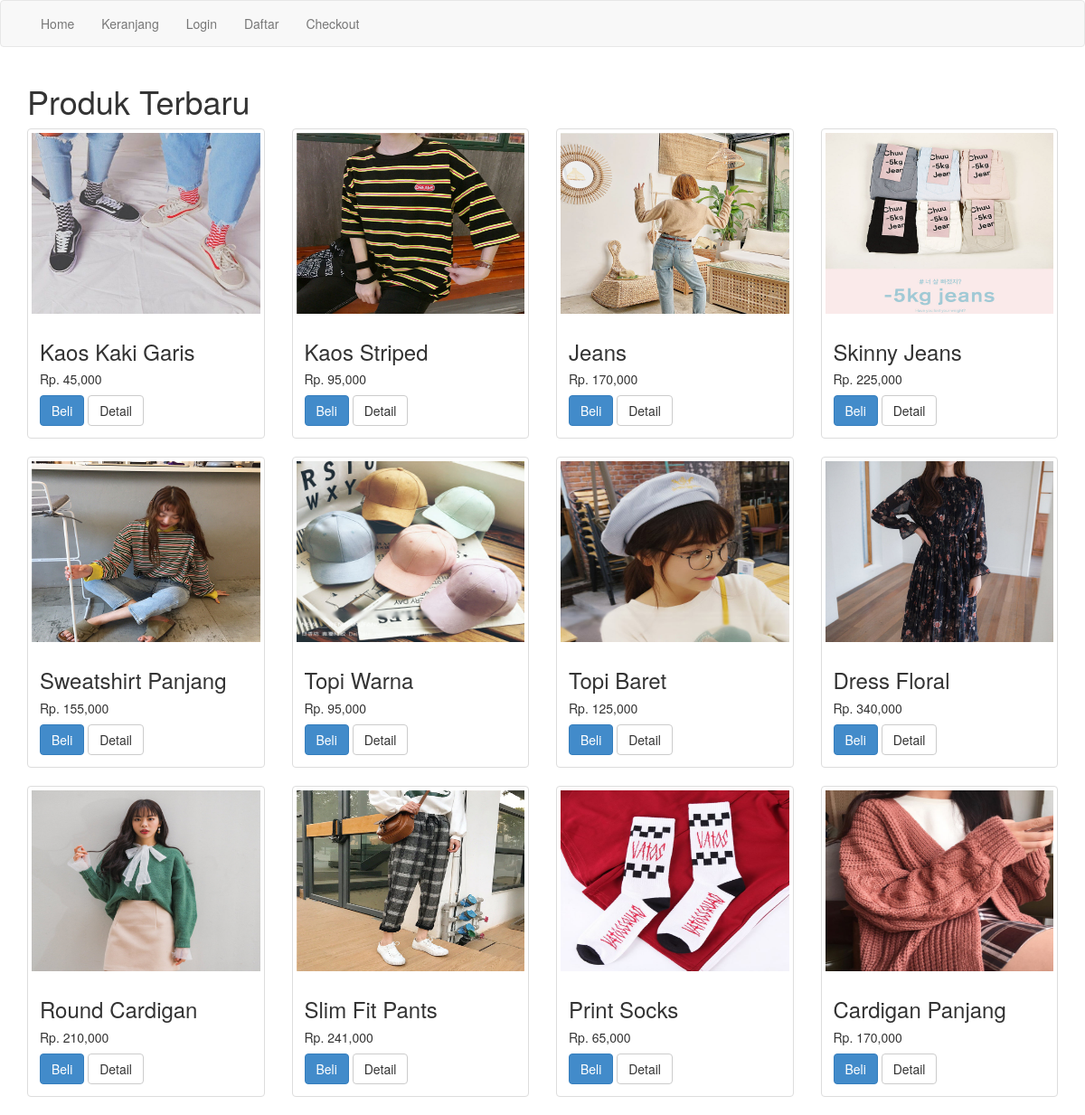
The page / on the database its author committed.
### tables this page shows
CREATE TABLE `produk` (
  `id_produk` int(11) NOT NULL,
  `nama_produk` varchar(100) NOT NULL,
  `harga_produk` int(11) NOT NULL,
  `berat_produk` int(11) NOT NULL,
  `foto_produk` varchar(100) NOT NULL,
  `deskripsi_produk` text NOT NULL,
  `stok_produk` int(5) NOT NULL
);

### index.php (the view, shortened to what this page needs)
<?php
include 'koneksi.php';
?>
<!DOCTYPE html>
<head>
    <link rel="stylesheet" href="admin/assets/css/bootstrap.css">
</head>
<body>
    <?php include 'menu.php'; ?>
    <section class="konten">
        <div class="container">
            <h1>Produk Terbaru</h1>
            <div class="row">
                <?php $ambil = $koneksi->query("SELECT * FROM produk"); ?>
                <?php while($perproduk = $ambil->fetch_assoc()){ ?>
                    <div class="col-md-3">
                    <div class="thumbnail">
                        <img style="max-height: 200px; display: block; margin: auto; width: 100%;" src="foto_produk/<?php echo $perproduk['foto_produk']; ?>" alt="">
                        <div class="caption">
                            <h3><?php echo $perproduk['nama_produk']; ?></h3>
                            <h5>Rp. <?php echo number_format($perproduk['harga_produk']); ?></h5>
                            <a href="beli.php?id=<?php echo $perproduk['id_produk']; ?>" class="btn btn-primary">Beli</a>
                            <a href="detail.php?id=<?php echo $perproduk["id_produk"]; ?>" class="btn btn-default">Detail</a>
                        </div>
                    </div>
                </div>
                <?php } ?>
            </div>
        </div>
    </section>
</body>
</html>

### menu.php
<nav class="navbar navbar-default">
        <div class="container">
            <ul class="nav navbar-nav">
                <li><a href="index.php">Home</a></li>
                <li><a href="keranjang.php">Keranjang</a></li>
                <?php if(isset($_SESSION["pelanggan"])): ?>
                    <li><a href="riwayat.php">Riwayat</a></li>
                    <li><a href="logout.php">Logout</a></li>
                <?php else: ?>
                    <li><a href="login.php">Login</a></li>
                    <li><a href="daftar.php">Daftar</a></li>
                <?php endif ?>
                <li><a href="checkout.php">Checkout</a></li>
            </ul>
        </div>
    </nav>

### rows shown on the page
produk: foto_produk (picture), nama_produk "Kaos Kaki Garis", harga_produk "45,000"
produk: foto_produk (picture), nama_produk "Kaos Striped", harga_produk "95,000"
produk: foto_produk (picture), nama_produk "Jeans", harga_produk "170,000"
produk: foto_produk (picture), nama_produk "Skinny Jeans", harga_produk "225,000"
produk: foto_produk (picture), nama_produk "Sweatshirt Panjang", harga_produk "155,000"
produk: foto_produk (picture), nama_produk "Topi Warna", harga_produk "95,000"
produk: foto_produk (picture), nama_produk "Topi Baret", harga_produk "125,000"
produk: foto_produk (picture), nama_produk "Dress Floral", harga_produk "340,000"
produk: foto_produk (picture), nama_produk "Round Cardigan", harga_produk "210,000"
produk: foto_produk (picture), nama_produk "Slim Fit Pants", harga_produk "241,000"
produk: foto_produk (picture), nama_produk "Print Socks", harga_produk "65,000"
produk: foto_produk (picture), nama_produk "Cardigan Panjang", harga_produk "170,000"
